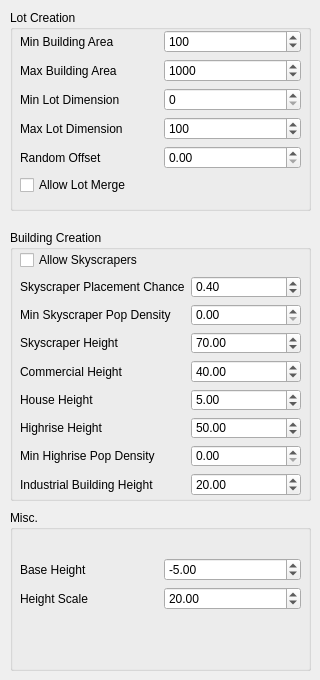
    <widget class="QWidget" name="tabBuildingParams">
     <attribute name="title">
      <string>Building Generation</string>
     </attribute>
     <widget class="QGroupBox" name="groupBox_2">
      <property name="geometry">
       <rect>
        <x>10</x>
        <y>10</y>
        <width>301</width>
        <height>201</height>
       </rect>
      </property>
      <property name="title">
       <string>Lot Creation</string>
      </property>
      <widget class="QWidget" name="gridLayoutWidget_4">
       <property name="geometry">
        <rect>
         <x>10</x>
         <y>20</y>
         <width>281</width>
         <height>171</height>
        </rect>
       </property>
       <layout class="QGridLayout" name="gridLayout_5">
        <item row="2" column="0">
         <widget class="QLabel" name="label_31">
          <property name="text">
           <string>Min Lot Dimension</string>
          </property>
         </widget>
        </item>
        <item row="5" column="0">
         <widget class="QCheckBox" name="chkAllowLotMerge">
          <property name="text">
           <string>Allow Lot Merge</string>
          </property>
         </widget>
        </item>
        <item row="4" column="0">
         <widget class="QLabel" name="label_27">
          <property name="text">
           <string>Random Offset</string>
          </property>
         </widget>
        </item>
        <item row="1" column="0">
         <widget class="QLabel" name="label_26">
          <property name="text">
           <string>Max Building Area</string>
          </property>
         </widget>
        </item>
        <item row="0" column="0">
         <widget class="QLabel" name="label_6">
          <property name="text">
           <string>Min Building Area</string>
          </property>
         </widget>
        </item>
        <item row="4" column="1">
         <widget class="QDoubleSpinBox" name="spinLotGenerationOffset">
          <property name="maximum">
           <double>1.000000000000000</double>
          </property>
         </widget>
        </item>
        <item row="1" column="1">
         <widget class="QSpinBox" name="spinMaxBuildingArea">
          <property name="minimum">
           <number>50</number>
          </property>
          <property name="maximum">
           <number>1000000</number>
          </property>
          <property name="value">
           <number>1000</number>
          </property>
         </widget>
        </item>
        <item row="0" column="1">
         <widget class="QSpinBox" name="spinMinBuildingArea">
          <property name="minimum">
           <number>10</number>
          </property>
          <property name="maximum">
           <number>1000000</number>
          </property>
          <property name="value">
           <number>100</number>
          </property>
         </widget>
        </item>
        <item row="3" column="0">
         <widget class="QLabel" name="label_32">
          <property name="text">
           <string>Max Lot Dimension</string>
          </property>
         </widget>
        </item>
        <item row="2" column="1">
         <widget class="QSpinBox" name="spinMinLotDim">
          <property name="maximum">
           <number>200</number>
          </property>
         </widget>
        </item>
        <item row="3" column="1">
         <widget class="QSpinBox" name="spinMaxLotDim">
          <property name="minimum">
           <number>20</number>
          </property>
          <property name="maximum">
           <number>200</number>
          </property>
          <property name="value">
           <number>100</number>
          </property>
         </widget>
        </item>
       </layout>
      </widget>
     </widget>
     <widget class="QGroupBox" name="groupBox_9">
      <property name="geometry">
       <rect>
        <x>10</x>
        <y>230</y>
        <width>301</width>
        <height>271</height>
       </rect>
      </property>
      <property name="title">
       <string>Building Creation</string>
      </property>
      <widget class="QWidget" name="gridLayoutWidget_5">
       <property name="geometry">
        <rect>
         <x>10</x>
         <y>20</y>
         <width>281</width>
         <height>246</height>
        </rect>
       </property>
       <layout class="QGridLayout" name="gridLayout_6">
        <item row="7" column="1">
         <widget class="QDoubleSpinBox" name="spnHighriseMinPopDensity">
          <property name="maximum">
           <double>1.000000000000000</double>
          </property>
          <property name="singleStep">
           <double>0.050000000000000</double>
          </property>
         </widget>
        </item>
        <item row="7" column="0">
         <widget class="QLabel" name="label_38">
          <property name="text">
           <string>Min Highrise Pop Density</string>
          </property>
         </widget>
        </item>
        <item row="0" column="1">
         <widget class="QLabel" name="label_28">
          <property name="text">
           <string/>
          </property>
         </widget>
        </item>
        <item row="0" column="0">
         <widget class="QCheckBox" name="chkAllowSkyscrapers">
          <property name="text">
           <string>Allow Skyscrapers</string>
          </property>
         </widget>
        </item>
        <item row="2" column="1">
         <widget class="QDoubleSpinBox" name="spnMinSkyscraperPopDensity">
          <property name="maximum">
           <double>1.000000000000000</double>
          </property>
          <property name="singleStep">
           <double>0.050000000000000</double>
          </property>
         </widget>
        </item>
        <item row="1" column="1">
         <widget class="QDoubleSpinBox" name="spnSkyscraperPlacementChance">
          <property name="maximum">
           <double>1.000000000000000</double>
          </property>
          <property name="singleStep">
           <double>0.050000000000000</double>
          </property>
          <property name="value">
           <double>0.400000000000000</double>
          </property>
         </widget>
        </item>
        <item row="1" column="0">
         <widget class="QLabel" name="label_29">
          <property name="text">
           <string>Skyscraper Placement Chance</string>
          </property>
         </widget>
        </item>
        <item row="2" column="0">
         <widget class="QLabel" name="label_30">
          <property name="text">
           <string>Min Skyscraper Pop Density</string>
          </property>
         </widget>
        </item>
        <item row="4" column="0">
         <widget class="QLabel" name="label_43">
          <property name="text">
           <string>Commercial Height</string>
          </property>
         </widget>
        </item>
        <item row="4" column="1">
         <widget class="QDoubleSpinBox" name="spnCommercialHeight">
          <property name="maximum">
           <double>200.000000000000000</double>
          </property>
          <property name="singleStep">
           <double>1.000000000000000</double>
          </property>
          <property name="value">
           <double>40.000000000000000</double>
          </property>
         </widget>
        </item>
        <item row="5" column="0">
         <widget class="QLabel" name="label_44">
          <property name="text">
           <string>House Height</string>
          </property>
         </widget>
        </item>
        <item row="6" column="0">
         <widget class="QLabel" name="label_45">
          <property name="text">
           <string>Highrise Height</string>
          </property>
         </widget>
        </item>
        <item row="6" column="1">
         <widget class="QDoubleSpinBox" name="spnHighriseHeight">
          <property name="maximum">
           <double>200.000000000000000</double>
          </property>
          <property name="singleStep">
           <double>1.000000000000000</double>
          </property>
          <property name="value">
           <double>50.000000000000000</double>
          </property>
         </widget>
        </item>
        <item row="5" column="1">
         <widget class="QDoubleSpinBox" name="spnHouseHeight">
          <property name="maximum">
           <double>200.000000000000000</double>
          </property>
          <property name="singleStep">
           <double>1.000000000000000</double>
          </property>
          <property name="value">
           <double>5.000000000000000</double>
          </property>
         </widget>
        </item>
        <item row="8" column="1">
         <widget class="QDoubleSpinBox" name="spnIndustrialHeight">
          <property name="maximum">
           <double>200.000000000000000</double>
          </property>
          <property name="singleStep">
           <double>1.000000000000000</double>
          </property>
          <property name="value">
           <double>20.000000000000000</double>
          </property>
         </widget>
        </item>
        <item row="3" column="1">
         <widget class="QDoubleSpinBox" name="spnSkyscraperHeight">
          <property name="maximum">
           <double>300.000000000000000</double>
          </property>
          <property name="singleStep">
           <double>5.000000000000000</double>
          </property>
          <property name="value">
           <double>70.000000000000000</double>
          </property>
         </widget>
        </item>
        <item row="8" column="0">
         <widget class="QLabel" name="label_46">
          <property name="text">
           <string>Industrial Building Height</string>
          </property>
         </widget>
        </item>
        <item row="3" column="0">
         <widget class="QLabel" name="label_47">
          <property name="text">
           <string>Skyscraper Height</string>
          </property>
         </widget>
        </item>
       </layout>
      </widget>
     </widget>
     <widget class="QGroupBox" name="groupBox_10">
      <property name="geometry">
       <rect>
        <x>10</x>
        <y>510</y>
        <width>301</width>
        <height>161</height>
       </rect>
      </property>
      <property name="title">
       <string>Misc.</string>
      </property>
      <widget class="QWidget" name="gridLayoutWidget_6">
       <property name="geometry">
        <rect>
         <x>10</x>
         <y>20</y>
         <width>281</width>
         <height>80</height>
        </rect>
       </property>
       <layout class="QGridLayout" name="gridLayout_7">
        <item row="1" column="3">
         <widget class="QLabel" name="label_35">
          <property name="text">
           <string>Base Height</string>
          </property>
         </widget>
        </item>
        <item row="1" column="4">
         <widget class="QDoubleSpinBox" name="spnBaseHeight">
          <property name="minimum">
           <double>-1000.000000000000000</double>
          </property>
          <property name="maximum">
           <double>1000.000000000000000</double>
          </property>
          <property name="value">
           <double>-5.000000000000000</double>
          </property>
         </widget>
        </item>
        <item row="0" column="4">
         <widget class="QLabel" name="label_36">
          <property name="text">
           <string/>
          </property>
         </widget>
        </item>
        <item row="2" column="3">
         <widget class="QLabel" name="label_37">
          <property name="text">
           <string>Height Scale</string>
          </property>
         </widget>
        </item>
        <item row="2" column="4">
         <widget class="QDoubleSpinBox" name="spnHeightScale">
          <property name="minimum">
           <double>1.000000000000000</double>
          </property>
          <property name="maximum">
           <double>1000.000000000000000</double>
          </property>
          <property name="value">
           <double>20.000000000000000</double>
          </property>
         </widget>
        </item>
       </layout>
      </widget>
     </widget>
    </widget>
